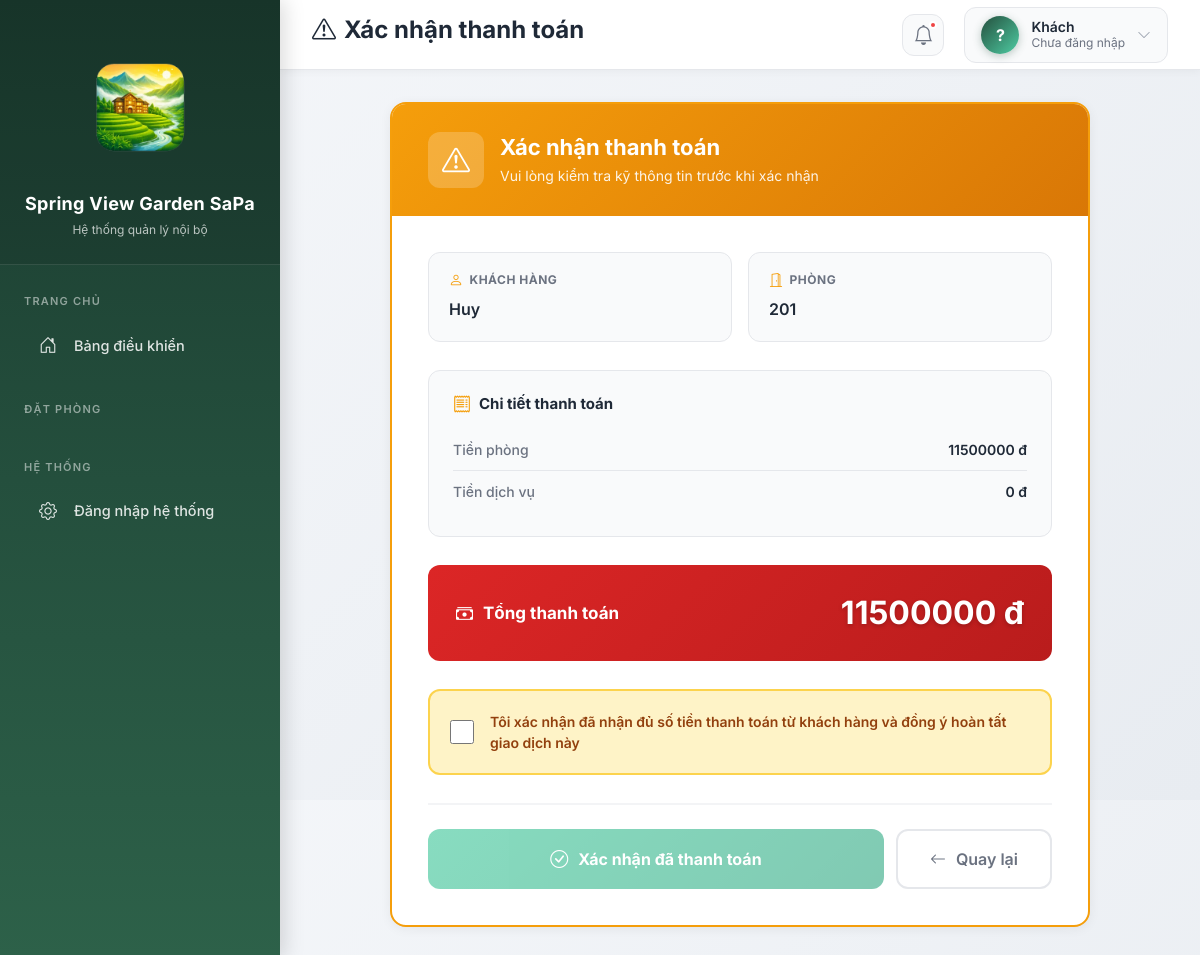
Screenshot of /hoa-don/2/thanh-toan/ with the database file from the repository.
### hoa_don/models.py (models this page shows, shortened)
class HoaDon(models.Model):
    TRANG_THAI_CHOICES = [
        ('chua_tt', 'Chưa thanh toán'),
        ('da_tt', 'Đã thanh toán'),
    ]
    dat_phong = models.OneToOneField(
        DatPhong,
        on_delete=models.CASCADE,
        related_name='hoa_don',
        verbose_name="Đặt phòng"
    )
    tien_phong = models.PositiveIntegerField(default=0)
    tien_dich_vu = models.PositiveIntegerField(default=0)
    tong_tien = models.PositiveIntegerField(default=0)
    trang_thai = models.CharField(
        max_length=10,
        choices=TRANG_THAI_CHOICES,
        default='chua_tt'
    )
    thoi_diem_tao = models.DateTimeField(auto_now_add=True)

### dat_phong/models.py (models this page shows, shortened)
class DatPhong(models.Model):
    LOAI_KHACH_CHOICES = [
        ('vang_lai', 'Vãng lai'),
        ('tour', 'Khách tour đoàn'),
        ('booking', 'Booking'),
        ('agoda', 'Agoda'),
        ('traveloka', 'Traveloka'),
    ]
    ma_khach = models.CharField(
        max_length=10,
        unique=True,
        editable=False,
        null=True,
        blank=True,
        verbose_name="Mã khách"
    )
    phong = models.ForeignKey(
        Phong,
        on_delete=models.PROTECT,
        verbose_name="Phòng"
    )
    ten_khach = models.CharField(
        max_length=100,
        verbose_name="Tên khách"
    )
    loai_khach = models.CharField(
        max_length=20,
        choices=LOAI_KHACH_CHOICES,
        verbose_name="Loại khách"
    )
    ngay_nhan = models.DateField(
        verbose_name="Ngày nhận phòng"
    )
    ngay_tra_du_kien = models.DateField(
        verbose_name="Ngày trả dự kiến"
    )
    ngay_tra = models.DateField(
        null=True,
        blank=True,
        verbose_name="Ngày trả phòng"
    )
    dang_o = models.BooleanField(
        default=True,
        verbose_name="Đang ở"
    )
    class Meta:
        ordering = ['-dang_o', '-ngay_nhan']

### khach_san/models.py (models this page shows, shortened)
class Phong(models.Model):
    TRANG_THAI_CHOICES = [
        ('trong', 'Trống'),
        ('dang_thue', 'Đang thuê'),
        ('dang_bao_tri', 'Đang bảo trì'),
    ]
    ma_phong = models.CharField(max_length=10, unique=True)
    loai_phong = models.ForeignKey(LoaiPhong, on_delete=models.PROTECT)
    trang_thai = models.CharField(
        max_length=20,
        choices=TRANG_THAI_CHOICES,
        default='trong'
    )

### hoa_don/views.py (the view)
# urls.py: path('<int:dat_phong_id>/thanh-toan/', views.xac_nhan_thanh_toan, name='thanh_toan'),
def xac_nhan_thanh_toan(request, dat_phong_id):
    hoa_don = get_object_or_404(HoaDon, dat_phong_id=dat_phong_id)
    if request.method == 'POST':
        hoa_don.trang_thai = 'da_tt'
        hoa_don.save()
        return redirect('hoa_don:chi_tiet', dat_phong_id)
    return render(request, 'hoa_don/xac_nhan_thanh_toan.html', {
        'hoa_don': hoa_don
    })

### templates/hoa_don/xac_nhan_thanh_toan.html (shortened to what this page needs)
<html>
 <head>
  <script src="https://cdn.tailwindcss.com" type="text/javascript"></script>
 </head>
 <body>
  {% extends "base.html" %} {% block page_title %} <i class="bi bi-exclamation-triangle me-2"></i>Xác nhận thanh toán {% endblock %}  {% block content %}
  <div class="confirmation-container">
   <div class="confirmation-card">
    <div class="confirmation-header">
     <div class="confirmation-header-icon"><i class="bi bi-exclamation-triangle"></i>
     </div>
     <div class="confirmation-header-text">
      <h4>Xác nhận thanh toán</h4>
      <p>Vui lòng kiểm tra kỹ thông tin trước khi xác nhận</p>
     </div>
    </div>
    <div class="confirmation-body">
     <div class="info-cards-grid">
      <div class="info-mini-card">
       <h6><i class="bi bi-person"></i> Khách hàng</h6>
       <p>{{ hoa_don.dat_phong.ten_khach }}</p>
      </div>
      <div class="info-mini-card">
       <h6><i class="bi bi-door-open"></i> Phòng</h6>
       <p>{{ hoa_don.dat_phong.phong.ma_phong }}</p>
      </div>
     </div>
     <div class="payment-summary">
      <h5><i class="bi bi-receipt"></i> Chi tiết thanh toán</h5>
      <div class="summary-row"><span class="summary-label">Tiền phòng</span> <span class="summary-value">{{ hoa_don.tien_phong|floatformat:0 }} đ</span>
      </div>
      <div class="summary-row"><span class="summary-label">Tiền dịch vụ</span> <span class="summary-value">{{ hoa_don.tien_dich_vu|floatformat:0 }} đ</span>
      </div>
     </div>
     <div class="total-amount-box">
      <h5><i class="bi bi-cash-stack"></i> Tổng thanh toán</h5>
      <div class="total-amount-value">
       {{ hoa_don.tong_tien|floatformat:0 }} đ
      </div>
     </div>
     <div class="confirmation-checkbox"><input type="checkbox" id="confirmCheck" onchange="toggleSubmitButton()"> <label for="confirmCheck"> Tôi xác nhận đã nhận đủ số tiền thanh toán từ khách hàng và đồng ý hoàn tất giao dịch này </label>
     </div>
     <form method="post" id="paymentForm">
      <div class="confirmation-actions"><button type="submit" class="btn-confirm-payment" id="submitBtn" disabled> <i class="bi bi-check-circle"></i> Xác nhận đã thanh toán </button> <a href="{% url 'hoa_don:chi_tiet' hoa_don.dat_phong.id %}" class="btn-back-confirm"> <i class="bi bi-arrow-left"></i> Quay lại </a>
      </div>
     </form>
    </div>
   </div>
  </div>
 {% endblock %}

### templates/base.html (style rules this page uses)
body { box-sizing: border-box; }
* { margin: 0; padding: 0; box-sizing: border-box; }
html, body { height: 100%; width: 100%; font-family: 'Inter', -apple-system, BlinkMacSystemFont, sans-serif; }
body { background: linear-gradient(135deg, #f5f7fa 0%, #e8ecf1 100%); overflow-x: hidden; }

### templates/hoa_don/xac_nhan_thanh_toan.html (style rules this page uses)
.confirmation-container { max-width: 700px; margin: 0 auto; }
.confirmation-card { background: white; border-radius: 16px; padding: 0; box-shadow: 0 2px 12px rgba(0, 0, 0, 0.06); border: 2px solid #f59e0b; overflow: hidden; }
.confirmation-header { background: linear-gradient(135deg, #f59e0b 0%, #d97706 100%); padding: 28px 36px; color: white; display: flex; align-items: center; gap: 16px; }
.confirmation-header-icon { width: 56px; height: 56px; background: rgba(255, 255, 255, 0.2); border-radius: 12px; display: flex; align-items: center; justify-content: center; font-size: 28px; flex-shrink: 0; }
.confirmation-header-text h4 { font-size: 22px; font-weight: 700; margin: 0 0 4px 0; }
.confirmation-header-text p { font-size: 14px; margin: 0; opacity: 0.9; }
.confirmation-body { padding: 36px; }
.info-cards-grid { display: grid; grid-template-columns: 1fr 1fr; gap: 16px; margin-bottom: 28px; }
.info-mini-card { background: #f9fafb; border: 1px solid #e5e7eb; border-radius: 12px; padding: 20px; }
.info-mini-card h6 { font-size: 12px; font-weight: 700; color: #6b7280; text-transform: uppercase; letter-spacing: 0.5px; margin-bottom: 10px; display: flex; align-items: center; gap: 6px; }
.info-mini-card h6 i { font-size: 14px; color: #f59e0b; }
.info-mini-card p { font-size: 16px; font-weight: 600; color: #1f2937; margin: 0; }
.payment-summary { background: #f9fafb; border: 1px solid #e5e7eb; border-radius: 12px; padding: 24px; margin-bottom: 28px; }
.payment-summary h5 { font-size: 15px; font-weight: 700; color: #1f2937; margin-bottom: 16px; display: flex; align-items: center; gap: 8px; }
.payment-summary h5 i { font-size: 18px; color: #f59e0b; }
.summary-row { display: flex; justify-content: space-between; padding: 10px 0; border-bottom: 1px solid #e5e7eb; }
.summary-row:last-child { border-bottom: none; }
.summary-label { font-size: 14px; color: #6b7280; font-weight: 500; }
.summary-value { font-size: 14px; color: #1f2937; font-weight: 600; }
.total-amount-box { background: linear-gradient(135deg, #dc2626 0%, #b91c1c 100%); border-radius: 12px; padding: 24px 28px; margin-bottom: 28px; color: white; display: flex; justify-content: space-between; align-items: center; }
.total-amount-box h5 { font-size: 17px; font-weight: 700; margin: 0; display: flex; align-items: center; gap: 10px; }
.total-amount-value { font-size: 32px; font-weight: 700; text-shadow: 0 2px 4px rgba(0, 0, 0, 0.2); }
.confirmation-checkbox { background: #fef3c7; border: 2px solid #fcd34d; border-radius: 12px; padding: 20px; margin-bottom: 28px; display: flex; align-items: center; gap: 16px; }
.confirmation-checkbox input[type="checkbox"] { width: 24px; height: 24px; cursor: pointer; accent-color: #f59e0b; flex-shrink: 0; }
.confirmation-checkbox label { font-size: 14px; font-weight: 600; color: #92400e; margin: 0; cursor: pointer; line-height: 1.5; }
.confirmation-actions { display: flex; gap: 12px; padding-top: 24px; border-top: 2px solid #f3f4f6; }
.btn-confirm-payment { flex: 1; background: linear-gradient(135deg, #10b981 0%, #059669 100%); border: none; border-radius: 12px; padding: 16px 32px; font-size: 16px; font-weight: 700; color: white; transition: all 0.3s ease; display: flex; align-items: center; justify-content: center; gap: 10px; cursor: pointer; }
.btn-confirm-payment:disabled { opacity: 0.5; cursor: not-allowed; }
.btn-confirm-payment i { font-size: 18px; }
.btn-back-confirm { background: white; border: 2px solid #e5e7eb; border-radius: 12px; padding: 16px 32px; font-size: 16px; font-weight: 600; color: #6b7280; transition: all 0.3s ease; text-decoration: none; display: flex; align-items: center; gap: 10px; }

### rows the page displays
HoaDon: dat_phong.ten_khach "Huy", dat_phong.phong.ma_phong "201", tien_phong "11500000", tien_dich_vu "0", tong_tien "11500000"
